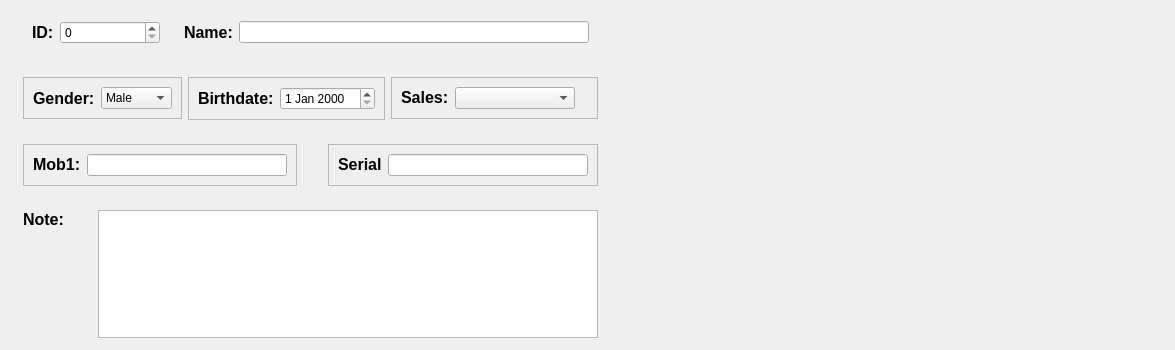
    <widget class="QWidget" name="widget" native="true">
     <property name="minimumSize">
      <size>
       <width>0</width>
       <height>350</height>
      </size>
     </property>
     <property name="maximumSize">
      <size>
       <width>1182</width>
       <height>350</height>
      </size>
     </property>
     <layout class="QHBoxLayout" name="horizontalLayout">
      <property name="topMargin">
       <number>0</number>
      </property>
      <property name="bottomMargin">
       <number>0</number>
      </property>
      <item>
       <widget class="QWidget" name="widget_3" native="true">
        <layout class="QVBoxLayout" name="verticalLayout_2">
         <property name="leftMargin">
          <number>3</number>
         </property>
         <property name="topMargin">
          <number>3</number>
         </property>
         <property name="rightMargin">
          <number>3</number>
         </property>
         <property name="bottomMargin">
          <number>3</number>
         </property>
         <item>
          <widget class="QWidget" name="widget_5" native="true">
           <layout class="QHBoxLayout" name="horizontalLayout_4">
            <item alignment="Qt::AlignLeft">
             <widget class="QWidget" name="widget_10" native="true">
              <property name="sizePolicy">
               <sizepolicy hsizetype="Fixed" vsizetype="Preferred">
                <horstretch>0</horstretch>
                <verstretch>0</verstretch>
               </sizepolicy>
              </property>
              <layout class="QHBoxLayout" name="horizontalLayout_5">
               <item>
                <widget class="QLabel" name="label_3">
                 <property name="sizePolicy">
                  <sizepolicy hsizetype="Fixed" vsizetype="Preferred">
                   <horstretch>0</horstretch>
                   <verstretch>0</verstretch>
                  </sizepolicy>
                 </property>
                 <property name="font">
                  <font>
                   <pointsize>12</pointsize>
                   <bold>true</bold>
                  </font>
                 </property>
                 <property name="text">
                  <string>ID:</string>
                 </property>
                </widget>
               </item>
               <item>
                <widget class="QSpinBox" name="id">
                 <property name="sizePolicy">
                  <sizepolicy hsizetype="Fixed" vsizetype="Fixed">
                   <horstretch>0</horstretch>
                   <verstretch>0</verstretch>
                  </sizepolicy>
                 </property>
                 <property name="minimumSize">
                  <size>
                   <width>100</width>
                   <height>0</height>
                  </size>
                 </property>
                 <property name="maximum">
                  <number>999999999</number>
                 </property>
                </widget>
               </item>
              </layout>
             </widget>
            </item>
            <item alignment="Qt::AlignRight">
             <widget class="QWidget" name="widget_11" native="true">
              <property name="sizePolicy">
               <sizepolicy hsizetype="Fixed" vsizetype="Preferred">
                <horstretch>0</horstretch>
                <verstretch>0</verstretch>
               </sizepolicy>
              </property>
              <layout class="QHBoxLayout" name="horizontalLayout_6">
               <item>
                <widget class="QLabel" name="label_4">
                 <property name="sizePolicy">
                  <sizepolicy hsizetype="Fixed" vsizetype="Preferred">
                   <horstretch>0</horstretch>
                   <verstretch>0</verstretch>
                  </sizepolicy>
                 </property>
                 <property name="font">
                  <font>
                   <pointsize>12</pointsize>
                   <bold>true</bold>
                  </font>
                 </property>
                 <property name="text">
                  <string>Name:</string>
                 </property>
                </widget>
               </item>
               <item>
                <widget class="QLineEdit" name="name">
                 <property name="sizePolicy">
                  <sizepolicy hsizetype="Fixed" vsizetype="Fixed">
                   <horstretch>0</horstretch>
                   <verstretch>0</verstretch>
                  </sizepolicy>
                 </property>
                 <property name="minimumSize">
                  <size>
                   <width>350</width>
                   <height>0</height>
                  </size>
                 </property>
                </widget>
               </item>
              </layout>
             </widget>
            </item>
           </layout>
          </widget>
         </item>
         <item>
          <widget class="QWidget" name="widget_8" native="true">
           <layout class="QHBoxLayout" name="horizontalLayout_8">
            <item>
             <widget class="QFrame" name="frame">
              <property name="sizePolicy">
               <sizepolicy hsizetype="Fixed" vsizetype="Fixed">
                <horstretch>0</horstretch>
                <verstretch>0</verstretch>
               </sizepolicy>
              </property>
              <property name="frameShape">
               <enum>QFrame::StyledPanel</enum>
              </property>
              <property name="frameShadow">
               <enum>QFrame::Raised</enum>
              </property>
              <layout class="QHBoxLayout" name="horizontalLayout_7">
               <item alignment="Qt::AlignLeft">
                <widget class="QLabel" name="label_5">
                 <property name="sizePolicy">
                  <sizepolicy hsizetype="Preferred" vsizetype="Preferred">
                   <horstretch>0</horstretch>
                   <verstretch>0</verstretch>
                  </sizepolicy>
                 </property>
                 <property name="font">
                  <font>
                   <pointsize>12</pointsize>
                   <bold>true</bold>
                  </font>
                 </property>
                 <property name="text">
                  <string>Gender:</string>
                 </property>
                </widget>
               </item>
               <item alignment="Qt::AlignRight">
                <widget class="QComboBox" name="gender">
                 <property name="sizePolicy">
                  <sizepolicy hsizetype="Preferred" vsizetype="Fixed">
                   <horstretch>0</horstretch>
                   <verstretch>0</verstretch>
                  </sizepolicy>
                 </property>
                 <property name="currentText">
                  <string>Male</string>
                 </property>
                 <item>
                  <property name="text">
                   <string>Male</string>
                  </property>
                 </item>
                 <item>
                  <property name="text">
                   <string>Female</string>
                  </property>
                 </item>
                </widget>
               </item>
              </layout>
             </widget>
            </item>
            <item>
             <widget class="QFrame" name="frame_2">
              <property name="sizePolicy">
               <sizepolicy hsizetype="Fixed" vsizetype="Fixed">
                <horstretch>0</horstretch>
                <verstretch>0</verstretch>
               </sizepolicy>
              </property>
              <property name="frameShape">
               <enum>QFrame::StyledPanel</enum>
              </property>
              <property name="frameShadow">
               <enum>QFrame::Raised</enum>
              </property>
              <layout class="QHBoxLayout" name="horizontalLayout_9">
               <item alignment="Qt::AlignLeft">
                <widget class="QLabel" name="label_6">
                 <property name="sizePolicy">
                  <sizepolicy hsizetype="Preferred" vsizetype="Fixed">
                   <horstretch>0</horstretch>
                   <verstretch>0</verstretch>
                  </sizepolicy>
                 </property>
                 <property name="font">
                  <font>
                   <pointsize>12</pointsize>
                   <bold>true</bold>
                  </font>
                 </property>
                 <property name="text">
                  <string>Birthdate:</string>
                 </property>
                </widget>
               </item>
               <item alignment="Qt::AlignRight">
                <widget class="QDateEdit" name="dateEdit">
                 <property name="sizePolicy">
                  <sizepolicy hsizetype="Preferred" vsizetype="Fixed">
                   <horstretch>0</horstretch>
                   <verstretch>0</verstretch>
                  </sizepolicy>
                 </property>
                </widget>
               </item>
              </layout>
             </widget>
            </item>
            <item>
             <widget class="QFrame" name="frame_3">
              <property name="sizePolicy">
               <sizepolicy hsizetype="Preferred" vsizetype="Fixed">
                <horstretch>0</horstretch>
                <verstretch>0</verstretch>
               </sizepolicy>
              </property>
              <property name="frameShape">
               <enum>QFrame::StyledPanel</enum>
              </property>
              <property name="frameShadow">
               <enum>QFrame::Raised</enum>
              </property>
              <layout class="QHBoxLayout" name="horizontalLayout_10">
               <item>
                <widget class="QLabel" name="label_7">
                 <property name="sizePolicy">
                  <sizepolicy hsizetype="Fixed" vsizetype="Fixed">
                   <horstretch>0</horstretch>
                   <verstretch>0</verstretch>
                  </sizepolicy>
                 </property>
                 <property name="font">
                  <font>
                   <pointsize>12</pointsize>
                   <bold>true</bold>
                  </font>
                 </property>
                 <property name="text">
                  <string>Sales:</string>
                 </property>
                </widget>
               </item>
               <item alignment="Qt::AlignLeft">
                <widget class="QComboBox" name="sales">
                 <property name="sizePolicy">
                  <sizepolicy hsizetype="Preferred" vsizetype="Fixed">
                   <horstretch>0</horstretch>
                   <verstretch>0</verstretch>
                  </sizepolicy>
                 </property>
                 <property name="minimumSize">
                  <size>
                   <width>120</width>
                   <height>0</height>
                  </size>
                 </property>
                 <property name="currentText">
                  <string/>
                 </property>
                </widget>
               </item>
              </layout>
             </widget>
            </item>
           </layout>
          </widget>
         </item>
         <item>
          <widget class="QWidget" name="widget_6" native="true">
           <layout class="QHBoxLayout" name="horizontalLayout_11">
            <item alignment="Qt::AlignLeft">
             <widget class="QFrame" name="frame_4">
              <property name="sizePolicy">
               <sizepolicy hsizetype="Minimum" vsizetype="Fixed">
                <horstretch>0</horstretch>
                <verstretch>0</verstretch>
               </sizepolicy>
              </property>
              <property name="frameShape">
               <enum>QFrame::StyledPanel</enum>
              </property>
              <property name="frameShadow">
               <enum>QFrame::Raised</enum>
              </property>
              <layout class="QHBoxLayout" name="horizontalLayout_12">
               <item>
                <widget class="QLabel" name="label_8">
                 <property name="sizePolicy">
                  <sizepolicy hsizetype="Fixed" vsizetype="Fixed">
                   <horstretch>0</horstretch>
                   <verstretch>0</verstretch>
                  </sizepolicy>
                 </property>
                 <property name="font">
                  <font>
                   <pointsize>12</pointsize>
                   <bold>true</bold>
                  </font>
                 </property>
                 <property name="text">
                  <string>Mob1:</string>
                 </property>
                </widget>
               </item>
               <item>
                <widget class="QLineEdit" name="mob1">
                 <property name="sizePolicy">
                  <sizepolicy hsizetype="Fixed" vsizetype="Fixed">
                   <horstretch>0</horstretch>
                   <verstretch>0</verstretch>
                  </sizepolicy>
                 </property>
                 <property name="minimumSize">
                  <size>
                   <width>200</width>
                   <height>0</height>
                  </size>
                 </property>
                </widget>
               </item>
              </layout>
             </widget>
            </item>
            <item>
             <widget class="QFrame" name="frame_5">
              <property name="sizePolicy">
               <sizepolicy hsizetype="Fixed" vsizetype="Fixed">
                <horstretch>0</horstretch>
                <verstretch>0</verstretch>
               </sizepolicy>
              </property>
              <property name="frameShape">
               <enum>QFrame::StyledPanel</enum>
              </property>
              <property name="frameShadow">
               <enum>QFrame::Raised</enum>
              </property>
              <layout class="QHBoxLayout" name="horizontalLayout_13">
               <item>
                <widget class="QLabel" name="label_9">
                 <property name="sizePolicy">
                  <sizepolicy hsizetype="Fixed" vsizetype="Fixed">
                   <horstretch>0</horstretch>
                   <verstretch>0</verstretch>
                  </sizepolicy>
                 </property>
                 <property name="font">
                  <font>
                   <pointsize>12</pointsize>
                   <bold>true</bold>
                  </font>
                 </property>
                 <property name="text">
                  <string>Serial</string>
                 </property>
                </widget>
               </item>
               <item>
                <widget class="QLineEdit" name="mob2">
                 <property name="sizePolicy">
                  <sizepolicy hsizetype="Fixed" vsizetype="Fixed">
                   <horstretch>0</horstretch>
                   <verstretch>0</verstretch>
                  </sizepolicy>
                 </property>
                 <property name="minimumSize">
                  <size>
                   <width>200</width>
                   <height>0</height>
                  </size>
                 </property>
                </widget>
               </item>
              </layout>
             </widget>
            </item>
           </layout>
          </widget>
         </item>
         <item>
          <widget class="QWidget" name="widget_7" native="true">
           <property name="sizePolicy">
            <sizepolicy hsizetype="Preferred" vsizetype="Fixed">
             <horstretch>0</horstretch>
             <verstretch>0</verstretch>
            </sizepolicy>
           </property>
           <layout class="QHBoxLayout" name="horizontalLayout_14">
            <item alignment="Qt::AlignLeft|Qt::AlignTop">
             <widget class="QLabel" name="label_10">
              <property name="sizePolicy">
               <sizepolicy hsizetype="Preferred" vsizetype="Fixed">
                <horstretch>0</horstretch>
                <verstretch>0</verstretch>
               </sizepolicy>
              </property>
              <property name="font">
               <font>
                <pointsize>12</pointsize>
                <bold>true</bold>
               </font>
              </property>
              <property name="text">
               <string>Note:</string>
              </property>
             </widget>
            </item>
            <item alignment="Qt::AlignRight">
             <widget class="QTextEdit" name="note">
              <property name="sizePolicy">
               <sizepolicy hsizetype="Preferred" vsizetype="Expanding">
                <horstretch>0</horstretch>
                <verstretch>0</verstretch>
               </sizepolicy>
              </property>
              <property name="minimumSize">
               <size>
                <width>500</width>
                <height>0</height>
               </size>
              </property>
             </widget>
            </item>
           </layout>
          </widget>
         </item>
        </layout>
       </widget>
      </item>
      <item>
       <widget class="QWidget" name="widget_4" native="true">
        <property name="styleSheet">
         <string notr="true"/>
        </property>
        <layout class="QHBoxLayout" name="horizontalLayout_3">
         <item>
          <widget class="QLabel" name="imagep">
           <property name="sizePolicy">
            <sizepolicy hsizetype="Minimum" vsizetype="Minimum">
             <horstretch>0</horstretch>
             <verstretch>0</verstretch>
            </sizepolicy>
           </property>
           <property name="minimumSize">
            <size>
             <width>224</width>
             <height>300</height>
            </size>
           </property>
           <property name="maximumSize">
            <size>
             <width>224</width>
             <height>300</height>
            </size>
           </property>
           <property name="font">
            <font>
             <pointsize>9</pointsize>
            </font>
           </property>
           <property name="text">
            <string/>
           </property>
           <property name="scaledContents">
            <bool>true</bool>
           </property>
          </widget>
         </item>
         <item>
          <widget class="QLabel" name="imageid">
           <property name="sizePolicy">
            <sizepolicy hsizetype="Minimum" vsizetype="Minimum">
             <horstretch>0</horstretch>
             <verstretch>0</verstretch>
            </sizepolicy>
           </property>
           <property name="minimumSize">
            <size>
             <width>300</width>
             <height>224</height>
            </size>
           </property>
           <property name="maximumSize">
            <size>
             <width>300</width>
             <height>224</height>
            </size>
           </property>
           <property name="text">
            <string/>
           </property>
           <property name="scaledContents">
            <bool>true</bool>
           </property>
          </widget>
         </item>
        </layout>
       </widget>
      </item>
     </layout>
    </widget>
